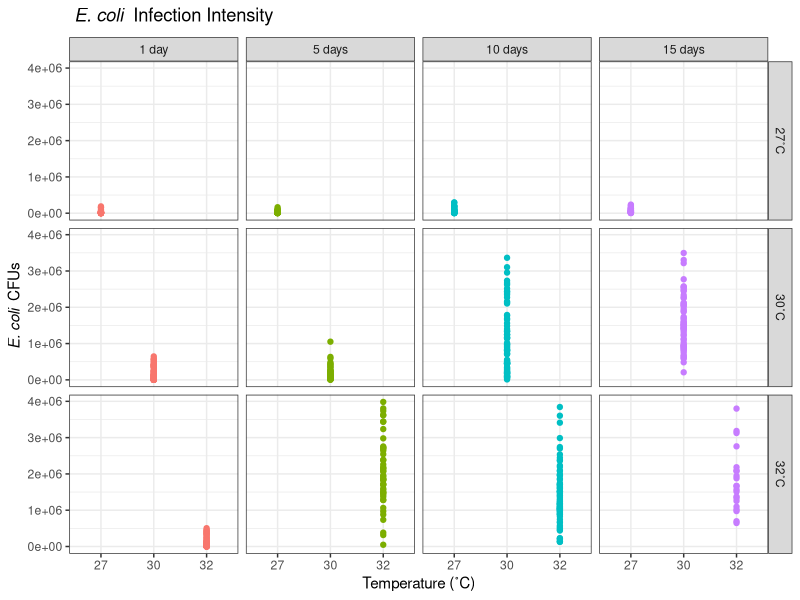
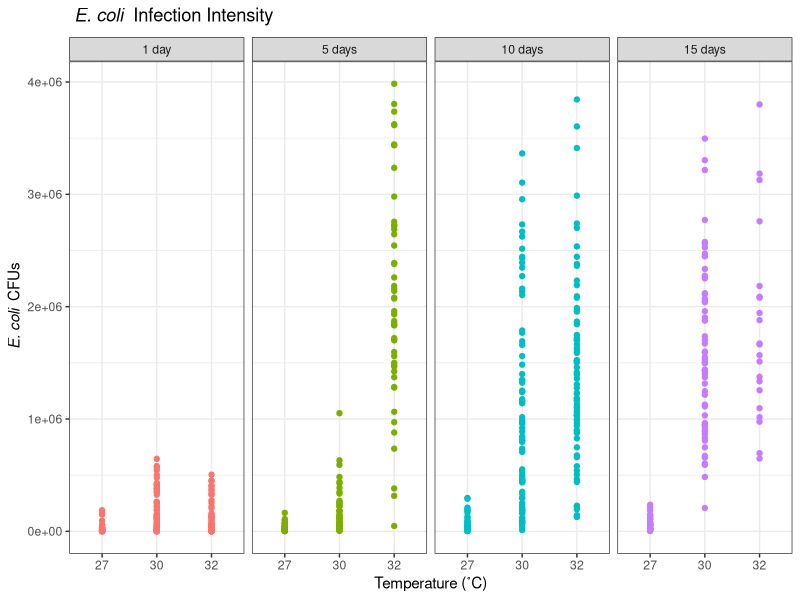
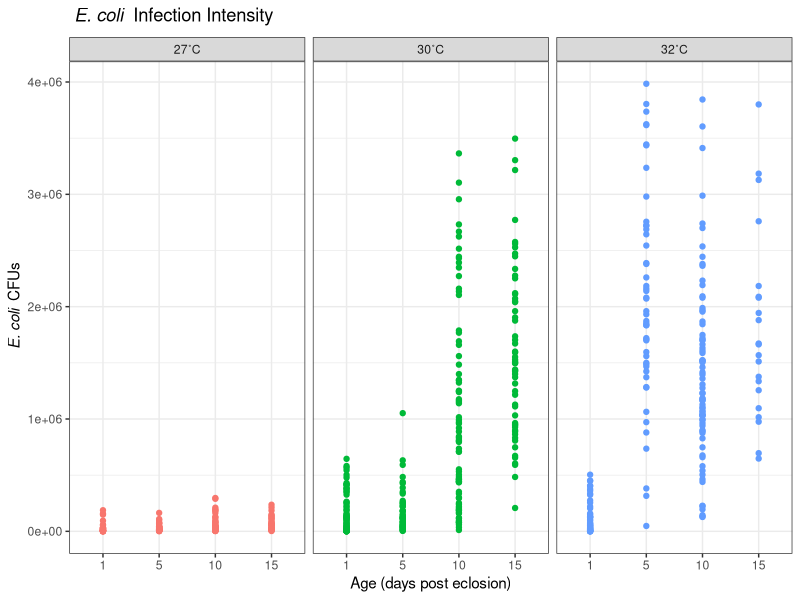
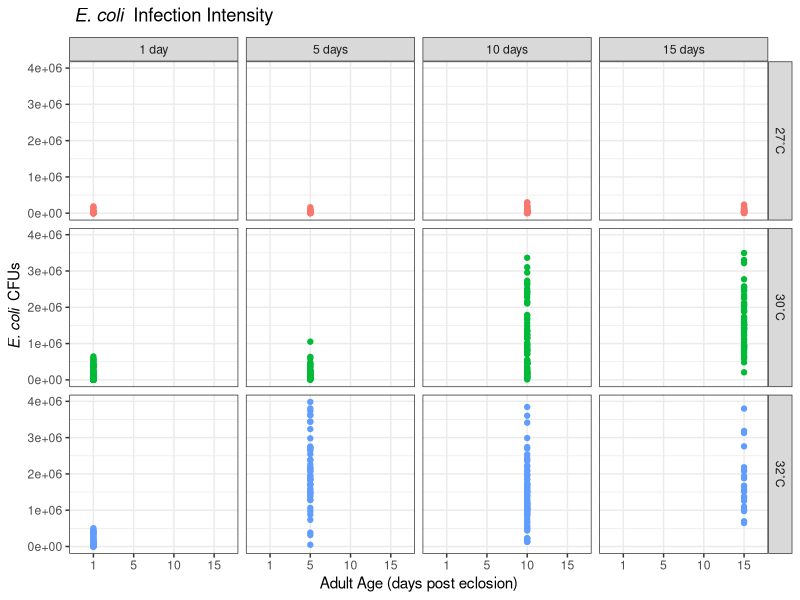
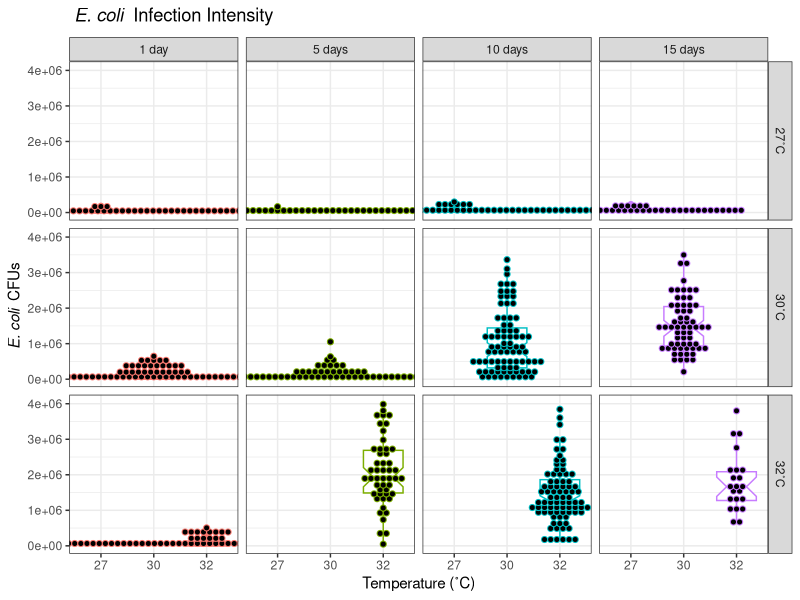
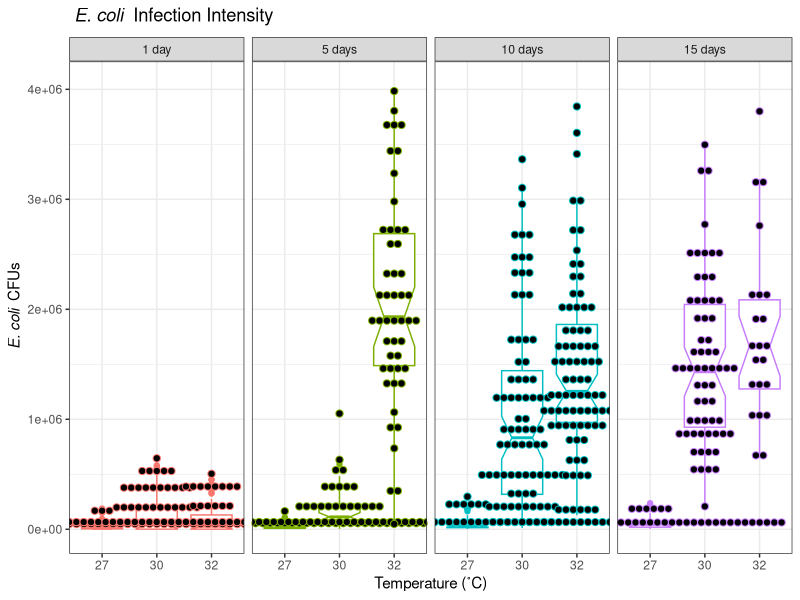
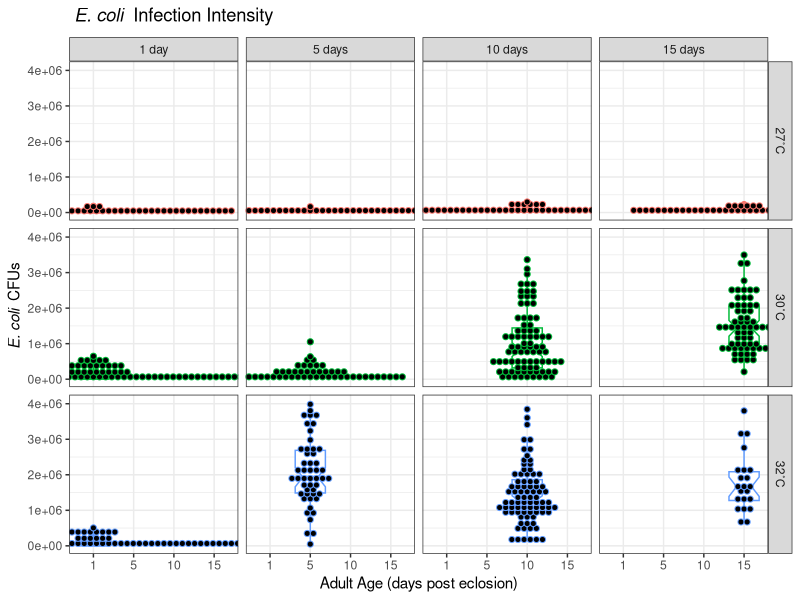
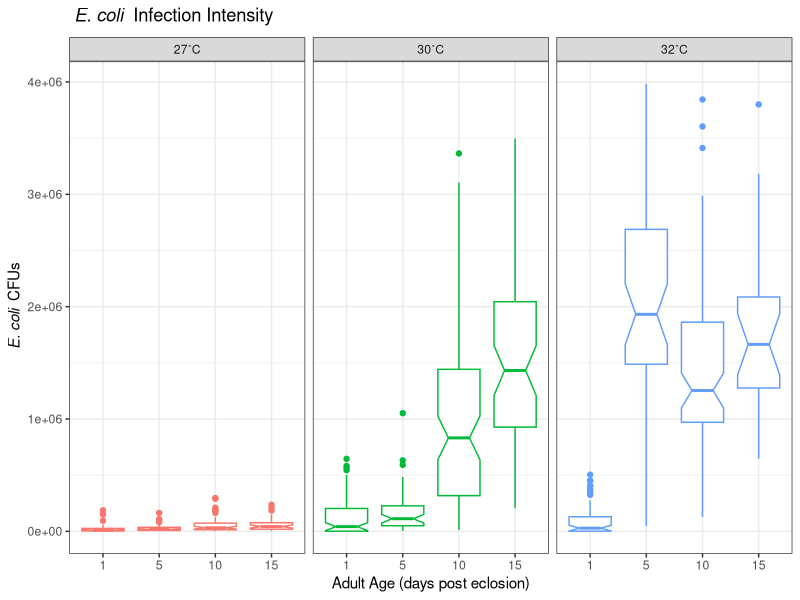

Write R code to recreate these figures, in order.
## ---- chunk 1
knitr::opts_chunk$set(echo = TRUE)

#load libraries needed:
library(readxl)
library(writexl)
library(ggplot2)
library(dplyr)
library(ggpubr)
library(tidyverse)
library(ggpubr)
library(rstatix)
library(car) 
library(ggpubr)

library(lattice)
library(MASS)

require(pscl) 
library(lmtest)
library(sandwich)
require(foreign)
require(fitdistrplus)

#import the data:
II_Data <- read_xlsx("Infection_Intensity_Data_JS_May2022.xlsx",
                     sheet = "R")
                     #col_types = c()) #import all PO Data

#format factors:
II_Data$Temperature <- as.factor(II_Data$Temperature)
II_Data$Age <- as.factor(II_Data$Age)
II_Data$Block <- as.factor(II_Data$Block)

str(II_Data)

#create labels for axes
templabs <- c("27˚C","30˚C","32˚C")
names(templabs)<- c("27","30","32")

agelabs <- c("1 day","5 days", "10 days", "15 days")
names(agelabs)<-c("1","5","10","15")
## ---- chunk 2
II_Data %>%
  count(Temperature,CFUs,Age)%>%
  ggplot(aes(x=Temperature,y=CFUs,color=Age))+ 
  scale_shape_identity(guide="legend")+
  geom_point()+
  facet_grid(Temperature~Age, labeller = labeller(Age=agelabs, Temperature=templabs))+
  labs(title=~italic("E. coli")~" Infection Intensity",
       x="Temperature (˚C)",parse=TRUE)+
  ylab(expression(~italic("E. coli")~" CFUs"))+theme_bw()+
  theme(legend.position = "none")

II_Data %>%
  count(Temperature,CFUs,Age)%>%
  ggplot(aes(x=Temperature,y=CFUs,color=Age))+ 
  scale_shape_identity(guide="legend")+
  geom_point()+
  facet_grid(~Age, labeller = labeller(Age=agelabs, Temperature=templabs))+
  labs(title=~italic("E. coli")~" Infection Intensity",
       x="Temperature (˚C)",parse=TRUE)+
  ylab(expression(~italic("E. coli")~" CFUs"))+theme_bw()+
  theme(legend.position = "none")

II_Data %>%
  count(Temperature,CFUs,Age)%>%
  ggplot(aes(x=Age,y=CFUs,color=Temperature))+ 
  scale_shape_identity(guide="legend")+
  geom_point()+
  facet_grid(~Temperature, labeller = labeller(Age=agelabs, Temperature=templabs))+
  labs(title=~italic("E. coli")~" Infection Intensity",
       x="Age (days post eclosion)",parse=TRUE)+
  ylab(expression(~italic("E. coli")~" CFUs"))+theme_bw()+
  theme(legend.position = "none")

#Graph 1b: raw data, age vs. CFUs
II_Data %>%
  count(Temperature,CFUs,Age)%>%
  ggplot(aes(x=Age,y=CFUs, color=Temperature))+ 
  scale_shape_identity(guide="legend")+
  geom_point()+
  facet_grid(Temperature~Age, labeller = labeller(Age=agelabs, Temperature=templabs))+
  labs(title=~italic("E. coli")~" Infection Intensity",
       x="Adult Age (days post eclosion)",parse=TRUE)+
  ylab(expression(~italic("E. coli")~" CFUs"))+theme_bw()+
  theme(legend.position = "none")

#Graph 2a: box plot of raw data, temp vs. CFUs
II_Data %>%
  ggplot(aes(x=Temperature,y=CFUs,color=Age))+
  facet_grid(Temperature~Age, labeller = labeller(Age=agelabs, Temperature=templabs))+
  labs(title=~italic("E. coli")~" Infection Intensity",
       x="Temperature (˚C)")+
  ylab(expression(~italic("E. coli")~" CFUs"))+
  #stat_summary(fun=mean,geom="point",shape=23,size=4)+
  geom_boxplot(notch = TRUE)+theme_bw()+
  geom_dotplot(binaxis='y', stackdir='center', dotsize=1.3)+
  theme(legend.position = "none")

II_Data %>%
  ggplot(aes(x=Temperature,y=CFUs,color=Age))+
  facet_grid(~Age, labeller = labeller(Age=agelabs, Temperature=templabs))+
  labs(title=~italic("E. coli")~" Infection Intensity",
       x="Temperature (˚C)")+
  ylab(expression(~italic("E. coli")~" CFUs"))+
  geom_boxplot(notch = TRUE)+theme_bw()+
  geom_dotplot(binaxis='y', stackdir='center', dotsize=0.5)+
  theme(legend.position = "none")

#Graph 2b: box plot of raw data, temp vs. CFUs
II_Data %>%
  ggplot(aes(x=Age,y=CFUs,color=Temperature))+
  facet_grid(Temperature~Age, labeller = labeller(Age=agelabs, Temperature=templabs))+
  labs(title=~italic("E. coli")~" Infection Intensity",
       x="Adult Age (days post eclosion)")+
  ylab(expression(~italic("E. coli")~" CFUs"))+
  #stat_summary(fun=mean,geom="point",shape=23,size=4)+
  geom_boxplot(notch = TRUE)+theme_bw()+
  geom_dotplot(binaxis='y', stackdir='center', dotsize=1.3)+
  theme(legend.position = "none")

II_Data %>%
  ggplot(aes(x=Age,y=CFUs,color=Temperature))+
  facet_grid(~Temperature, labeller = labeller(Age=agelabs, Temperature=templabs))+
  labs(title=~italic("E. coli")~" Infection Intensity",
       x="Adult Age (days post eclosion)")+
  ylab(expression(~italic("E. coli")~" CFUs"))+
  geom_boxplot(notch = TRUE)+theme_bw()+
  #geom_dotplot(binaxis='y', stackdir='center', dotsize=0.5)+
  theme(legend.position = "none")
## ---- chunk 3
#calculate the mean, median, SE, sd, etc.:
II_Summary <- II_Data %>%
  group_by(Temperature,Age) %>%
  summarise(mean_CFUs = mean(CFUs),
            median_CFUs = median(CFUs),
            sd_CFUs = sd(CFUs),
            n_CFUs = n(),
            SE_CFUs = sd(CFUs)/sqrt(n()))
## ---- chunk 4
#arithmetic means graphed:
II_Summary %>%
  count(Temperature,mean_CFUs,Age,SE_CFUs)%>%
  ggplot(aes(x=Temperature,y=mean_CFUs,color=Age,
             ymin=mean_CFUs-SE_CFUs, ymax=mean_CFUs+SE_CFUs))+
  geom_point()+
  facet_grid(Temperature~Age, labeller = labeller(Age=agelabs, Temperature=templabs))+
  labs(title="Mean "~italic("E. coli")~" Infection Intensity",
       x="Temperature (˚C)")+
  ylab(expression(~italic("E. coli")~" CFUs"))+
  geom_errorbar()+ theme_bw()+
  scale_shape(guide="none") + theme(legend.position = "none")

head(II_Summary)

II_Summary %>%
  count(Temperature,mean_CFUs,Age,SE_CFUs)%>%
  ggplot(aes(x=Temperature,y=mean_CFUs,color=Age,
             ymin=mean_CFUs-SE_CFUs, ymax=mean_CFUs+SE_CFUs))+
  geom_point()+
  facet_grid(~Age, labeller = labeller(Age=agelabs, Temperature=templabs))+
  labs(title="Mean "~italic("E. coli")~" Infection Intensity",
       x="Temperature (˚C)")+
  ylab(expression(~italic("E. coli")~" CFUs"))+
  geom_errorbar()+ theme_bw()+
  scale_shape(guide="none") + theme(legend.position = "none")

II_Summary %>%
  count(Temperature,mean_CFUs,Age,SE_CFUs)%>%
  ggplot(aes(x=Age,y=mean_CFUs,color=Temperature,
             ymin=mean_CFUs-SE_CFUs, ymax=mean_CFUs+SE_CFUs))+
  geom_point()+
  facet_grid(~Temperature, labeller = labeller(Age=agelabs, Temperature=templabs))+
  labs(title="Mean "~italic("E. coli")~" Infection Intensity",
       x="Adult Age (days post eclosion)")+
  ylab(expression(~italic("E. coli")~" CFUs"))+
  geom_errorbar()+ theme_bw()+
  scale_shape(guide="none") + theme(legend.position = "none")
## ---- chunk 5

## ---- chunk 6

## ---- chunk 7
